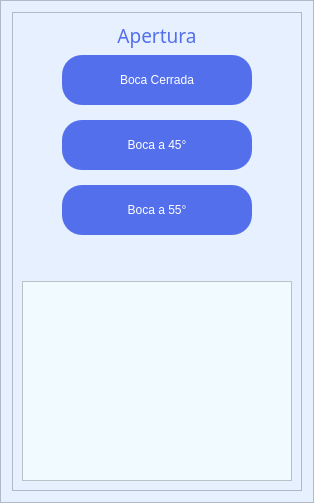
                 <widget class="QFrame" name="frame_3">
                  <property name="styleSheet">
                   <string notr="true">QFrame{
background-color: rgb(230, 240, 255);
}

QPushButton{
background-color: rgb(84,111,236);
border-top-left-radius:20px;
border-bottom-left-radius:20px;
border-top-right-radius:5px;
border-bottom-right-radius:5px;
color:rgb(255, 255, 255);
font: 77 12pt &quot;Arial Black&quot;;
}

QPushButton:hover{
background-color: rgb(39,74,233);
border-top-left-radius:20px;
border-bottom-left-radius:20px;
color:rgb(255,255,255);
font: 77 12pt &quot;Arial Black&quot;;
border-top-right-radius:5px;
border-bottom-right-radius:5px;
}


QLabel{
color:rgb(84,111,236);
font: 77 12pt &quot;Arial Black&quot;;
}
</string>
                  </property>
                  <property name="frameShape">
                   <enum>QFrame::StyledPanel</enum>
                  </property>
                  <property name="frameShadow">
                   <enum>QFrame::Raised</enum>
                  </property>
                  <layout class="QVBoxLayout" name="verticalLayout_7">
                   <item>
                    <widget class="QFrame" name="frame_7">
                     <property name="styleSheet">
                      <string notr="true">QFrame{
background-color: rgb(230, 240, 255);
}

QPushButton{
background-color: rgb(84,111,236);
border-top-left-radius:20px;
border-bottom-left-radius:20px;
border-top-right-radius:20px;
border-bottom-right-radius:20px;
color:rgb(255, 255, 255);
font: 77 12pt &quot;Arial Black&quot;;
}

QPushButton:hover{
background-color: rgb(39,74,233);
border-top-left-radius:20px;
border-bottom-left-radius:20px;
color:rgb(255,255,255);
font: 77 12pt &quot;Arial Black&quot;;
border-top-right-radius:20px;
border-bottom-right-radius:20px;
}


QLabel{
color:rgb(84,111,236);
font: 77 14pt &quot;Arial Black&quot;;
}
</string>
                     </property>
                     <property name="frameShape">
                      <enum>QFrame::StyledPanel</enum>
                     </property>
                     <property name="frameShadow">
                      <enum>QFrame::Raised</enum>
                     </property>
                     <layout class="QVBoxLayout" name="verticalLayout_29">
                      <item>
                       <layout class="QVBoxLayout" name="verticalLayout_14">
                        <item>
                         <layout class="QHBoxLayout" name="horizontalLayout_13">
                          <item>
                           <spacer name="horizontalSpacer_8">
                            <property name="orientation">
                             <enum>Qt::Horizontal</enum>
                            </property>
                            <property name="sizeHint" stdset="0">
                             <size>
                              <width>40</width>
                              <height>20</height>
                             </size>
                            </property>
                           </spacer>
                          </item>
                          <item>
                           <layout class="QVBoxLayout" name="verticalLayout_13">
                            <item>
                             <widget class="QLabel" name="label_5">
                              <property name="font">
                               <font>
                                <family>Arial Black</family>
                                <pointsize>14</pointsize>
                                <weight>9</weight>
                                <italic>false</italic>
                                <bold>false</bold>
                               </font>
                              </property>
                              <property name="text">
                               <string>Apertura</string>
                              </property>
                              <property name="alignment">
                               <set>Qt::AlignCenter</set>
                              </property>
                             </widget>
                            </item>
                            <item>
                             <layout class="QVBoxLayout" name="verticalLayout_12">
                              <property name="spacing">
                               <number>15</number>
                              </property>
                              <item>
                               <widget class="QPushButton" name="btn_boca_cerrada">
                                <property name="minimumSize">
                                 <size>
                                  <width>190</width>
                                  <height>50</height>
                                 </size>
                                </property>
                                <property name="maximumSize">
                                 <size>
                                  <width>190</width>
                                  <height>50</height>
                                 </size>
                                </property>
                                <property name="text">
                                 <string>Boca Cerrada</string>
                                </property>
                                <property name="iconSize">
                                 <size>
                                  <width>30</width>
                                  <height>30</height>
                                 </size>
                                </property>
                               </widget>
                              </item>
                              <item>
                               <widget class="QPushButton" name="btn_45_grd">
                                <property name="minimumSize">
                                 <size>
                                  <width>190</width>
                                  <height>50</height>
                                 </size>
                                </property>
                                <property name="maximumSize">
                                 <size>
                                  <width>190</width>
                                  <height>50</height>
                                 </size>
                                </property>
                                <property name="text">
                                 <string>Boca a 45°</string>
                                </property>
                                <property name="iconSize">
                                 <size>
                                  <width>30</width>
                                  <height>30</height>
                                 </size>
                                </property>
                               </widget>
                              </item>
                              <item>
                               <widget class="QPushButton" name="btn_55_grd">
                                <property name="minimumSize">
                                 <size>
                                  <width>190</width>
                                  <height>50</height>
                                 </size>
                                </property>
                                <property name="maximumSize">
                                 <size>
                                  <width>190</width>
                                  <height>50</height>
                                 </size>
                                </property>
                                <property name="text">
                                 <string>Boca a 55°</string>
                                </property>
                                <property name="iconSize">
                                 <size>
                                  <width>30</width>
                                  <height>30</height>
                                 </size>
                                </property>
                               </widget>
                              </item>
                             </layout>
                            </item>
                           </layout>
                          </item>
                          <item>
                           <spacer name="horizontalSpacer_9">
                            <property name="orientation">
                             <enum>Qt::Horizontal</enum>
                            </property>
                            <property name="sizeHint" stdset="0">
                             <size>
                              <width>40</width>
                              <height>20</height>
                             </size>
                            </property>
                           </spacer>
                          </item>
                         </layout>
                        </item>
                        <item>
                         <spacer name="verticalSpacer_4">
                          <property name="orientation">
                           <enum>Qt::Vertical</enum>
                          </property>
                          <property name="sizeHint" stdset="0">
                           <size>
                            <width>20</width>
                            <height>40</height>
                           </size>
                          </property>
                         </spacer>
                        </item>
                        <item>
                         <widget class="QFrame" name="frame_8">
                          <property name="enabled">
                           <bool>true</bool>
                          </property>
                          <property name="minimumSize">
                           <size>
                            <width>200</width>
                            <height>200</height>
                           </size>
                          </property>
                          <property name="styleSheet">
                           <string notr="true">QFrame{
background-color: rgb(240, 250, 255);
}
</string>
                          </property>
                          <property name="frameShape">
                           <enum>QFrame::StyledPanel</enum>
                          </property>
                          <property name="frameShadow">
                           <enum>QFrame::Raised</enum>
                          </property>
                          <layout class="QHBoxLayout" name="horizontalLayout_16">
                           <item>
                            <widget class="QLabel" name="img_boca">
                             <property name="text">
                              <string/>
                             </property>
                             <property name="pixmap">
                              <pixmap>images/bocs_cerrada.png</pixmap>
                             </property>
                             <property name="scaledContents">
                              <bool>true</bool>
                             </property>
                            </widget>
                           </item>
                          </layout>
                         </widget>
                        </item>
                       </layout>
                      </item>
                     </layout>
                    </widget>
                   </item>
                  </layout>
                 </widget>
